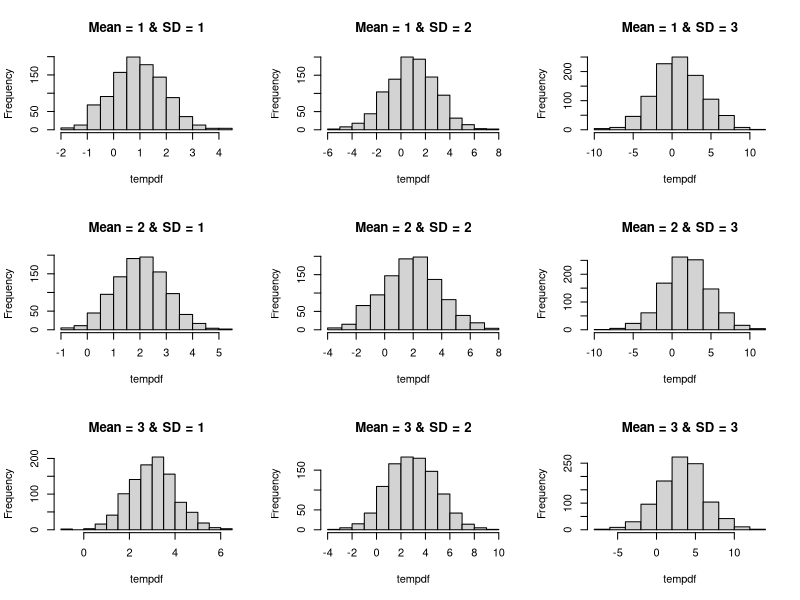

R code for this plot:
## ---- chunk 1
library(palmerpenguins)
penguins <- penguins[!is.na(penguins$body_mass_g),]
penguins <- data.frame(penguins) ## drop NAs and convert to  data.frame
str(penguins)


### separate linear models for each species
adelie <- subset(penguins, species=="Adelie")
corAde <- cor(adelie$bill_length_mm, adelie$bill_depth_mm, use="complete.obs")
chinstrap <- subset(penguins, species=="Chinstrap")
corchin <- cor(chinstrap$bill_length_mm, chinstrap$bill_depth_mm, use="complete.obs")
gentoo <- subset(penguins, species=="Gentoo")
corGen <- cor(gentoo$bill_length_mm, gentoo$bill_depth_mm, use="complete.obs")
penguinDF <- data.frame(species=c("Adelie","Chinstrap","Gentoo"), 
                        corValue =c(corAde,corchin,corGen) )

## ---- chunk 2
for(i in 1:5){
  print(i)
}

## ---- chunk 3

## list species
speciesNames <- c("Adelie","Chinstrap","Gentoo")

## Empty vector to fill
outCor <- c()

for(i in 1:3){
tempPenguin <- subset(penguins, species==speciesNames[i]) ## subset species by that iteration
corVal <- cor(tempPenguin$bill_length_mm, tempPenguin$bill_depth_mm, use="complete.obs") ##conduct correlation
outCor <- c(outCor,corVal) ## join empty vector with new cor value
}
outCor

## ---- chunk 4

## Empty vector to fill
outCor <- c()

for(i in c("Adelie","Chinstrap","Gentoo")){
tempPenguin <- subset(penguins, species== i ) ## subset species by that iteration
corVal <- cor(tempPenguin$bill_length_mm, tempPenguin$bill_depth_mm, use="complete.obs") ##conduct correlation
outCor <- c(outCor,corVal) ## join empty vector with new cor value
}
outCor

## ---- chunk 5
## Empty data.frame to fill
coefout <- data.frame()

for(i in c("Adelie","Chinstrap","Gentoo")){
model <- lm(flipper_length_mm ~ body_mass_g, data= penguins, species == i )
dfTemp <- data.frame(species= i, 
                      coefficient = coef(model)[2],
                      intercept = coef(model)[2])
coefout <- rbind(coefout,dfTemp)
}
coefout
## ---- chunk 6
## Empty data.frame to fill
coefout <- data.frame()

for(i in c("Adelie","Chinstrap","Gentoo")){
  for(j in 2007:2009){
    
model <- lm(flipper_length_mm ~ body_mass_g, data= penguins, species == i & year == j )
dfTemp <- data.frame(species= i, 
                     year = j,
                      coefficient = coef(model)[2],
                      intercept = coef(model)[2])
coefout <- rbind(coefout,dfTemp)
  }
}
coefout
## ---- chunk 7

par(mfrow=c(3,3))
for(i in 1:3){
  for(j in 1:3){
  tempdf <- rnorm(1000, mean= i, sd = j )
  hist(tempdf, main=paste0("Mean = ",i," & SD = ",j))
  }
}
